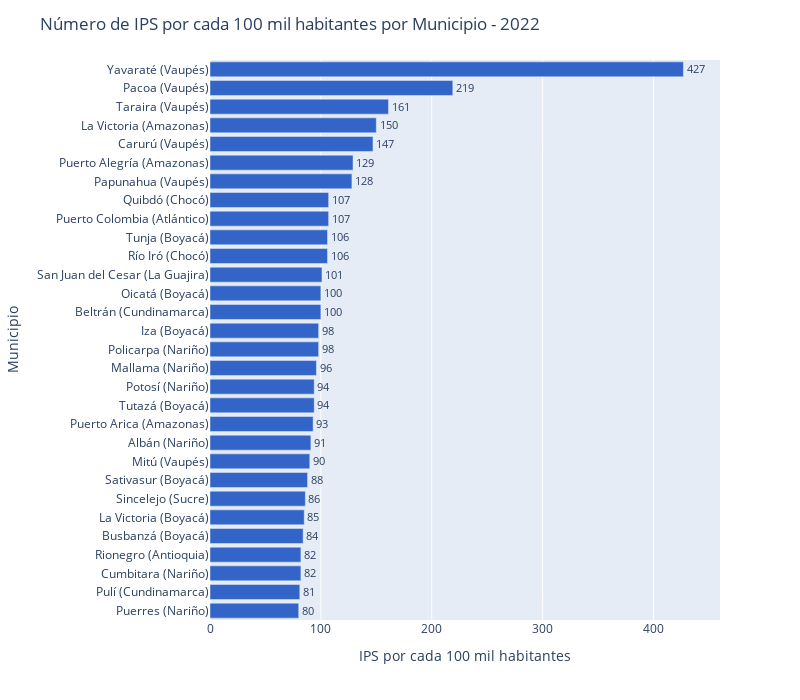

This figure's notebook cell:
### Code cell
top_bars = 30
fig = px.bar(data_frame=df_ips_por_habitantes.iloc[-top_bars:], 
             x='IPS/Habitantes', 
             y='Municipio_Departamento', 
             orientation='h')

fig.update_xaxes(title_text='IPS por cada 100 mil habitantes')
fig.update_xaxes(range=[0,460])
fig.update_yaxes(title_text='Municipio')
fig.update_layout(title='Número de IPS por cada 100 mil habitantes por Municipio - 2022')

color_sequence = ['#3364C7' for i in df_ips_por_habitantes['Municipio']]
fig.update_traces(marker=dict(color=color_sequence))

fig.update_traces(text=df_ips_por_habitantes['IPS/Habitantes'].iloc[-top_bars:], textposition='outside')

# fig.update_layout(plot_bgcolor='rgba(0,0,0,0)')

fig.update_layout(width=800, height=700)

fig.show()

### Figure 1 — Plotly figure (JSON) as saved in the notebook; plotly's stock layout.template omitted (floating-point values rounded to 4 significant figures; data arrays with more than 128 entries replaced by an {"elided": "..."} marker saying what was removed)
{"data": [{"alignmentgroup": "True", "hovertemplate": "IPS/Habitantes=%{x}<br>Municipio_Departamento=%{y}<extra></extra>", "legendgroup": "", "marker": {"color": {"elided": "1121 str values"}, "pattern": {"shape": ""}}, "name": "", "offsetgroup": "", "orientation": "h", "showlegend": false, "text": [80, 81, 82, 82, 84, 85, 86, 88, 90, 91, 93, 94, 94, 96, 98, 98, 100, 100, 101, 106, 106, 107, 107, 128, 129, 147, 150, 161, 219, 427], "textposition": "outside", "type": "bar", "x": [80, 81, 82, 82, 84, 85, 86, 88, 90, 91, 93, 94, 94, 96, 98, 98, 100, 100, 101, 106, 106, 107, 107, 128, 129, 147, 150, 161, 219, 427], "xaxis": "x", "y": ["Puerres (Nariño)", "Pulí (Cundinamarca)", "Cumbitara (Nariño)", "Rionegro (Antioquia)", "Busbanzá (Boyacá)", "La Victoria (Boyacá)", "Sincelejo (Sucre)", "Sativasur (Boyacá)", "Mitú (Vaupés)", "Albán (Nariño)", "Puerto Arica (Amazonas)", "Tutazá (Boyacá)", "Potosí (Nariño)", "Mallama (Nariño)", "Policarpa (Nariño)", "Iza (Boyacá)", "Beltrán (Cundinamarca)", "Oicatá (Boyacá)", "San Juan del Cesar (La Guajira)", "Río Iró (Chocó)", "Tunja (Boyacá)", "Puerto Colombia (Atlántico)", "Quibdó (Chocó)", "Papunahua (Vaupés)", "Puerto Alegría (Amazonas)", "Carurú (Vaupés)", "La Victoria (Amazonas)", "Taraira (Vaupés)", "Pacoa (Vaupés)", "Yavaraté (Vaupés)"], "yaxis": "y"}], "layout": {"barmode": "relative", "height": 700, "legend": {"tracegroupgap": 0}, "margin": {"t": 60}, "title": {"text": "Número de IPS por cada 100 mil habitantes por Municipio - 2022"}, "width": 800, "xaxis": {"anchor": "y", "domain": [0, 1], "range": [0, 460], "title": {"text": "IPS por cada 100 mil habitantes"}}, "yaxis": {"anchor": "x", "domain": [0, 1], "title": {"text": "Municipio"}}}}
